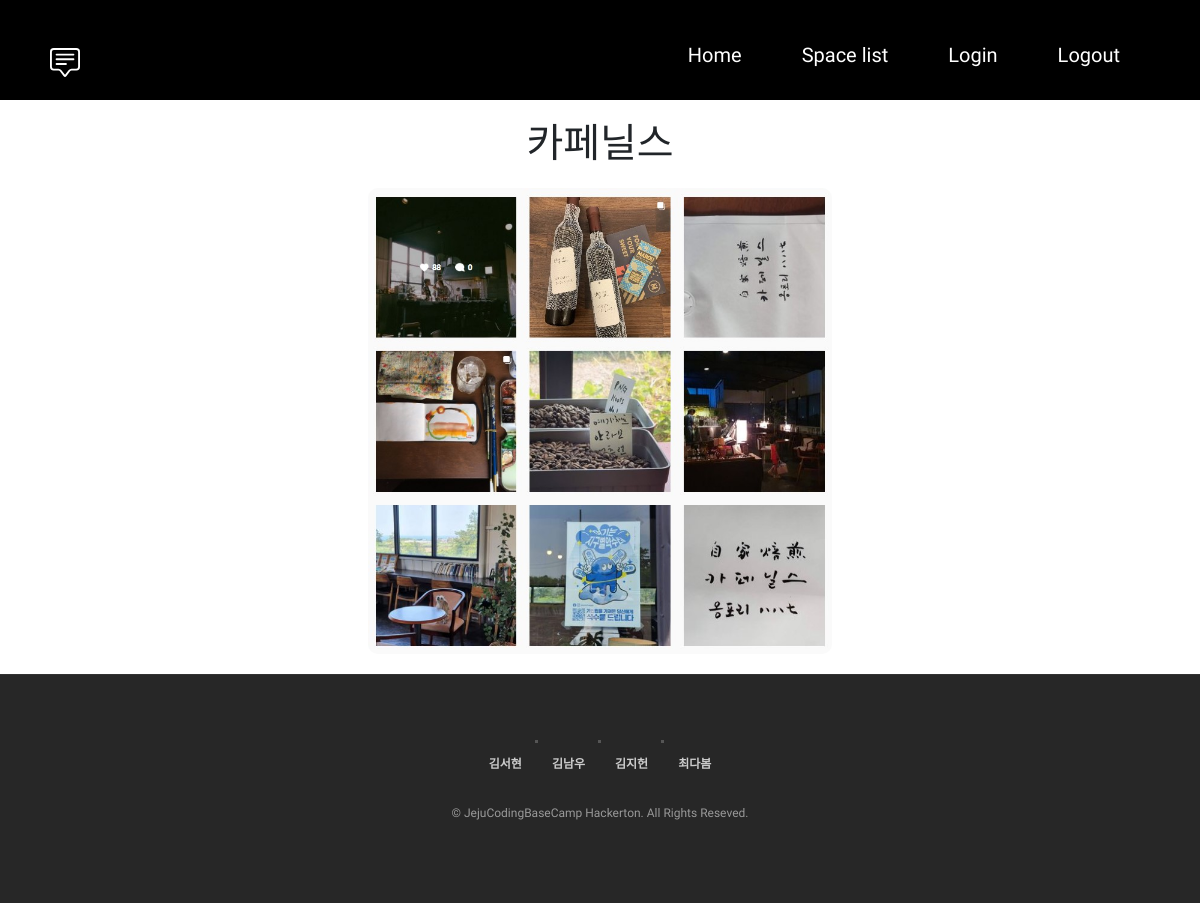
/cafelist/2/, run on the app's committed database.
### main/models.py (models this page shows, shortened)
class Cafe(models.Model):
    name = models.CharField(max_length=50)
    locations = [
        ('Hangyeong-myeon', '한경면'),
        ('Hallim-eup', '한림읍'),
        ('Aewol-eup', '애월읍'),
        ('Jeju-si', '제주시'),
        ('Jocheon-eup', '조천읍'),
        ('Gujwa-eup', '구좌읍'),
        ('Udo-myeon', '우도면'),
        ('Seongsan-eup', '성산읍'),
        ('Pyoseon-myeon', '표선면'),
        ('Namwon-eup', '남원읍'),
        ('Seogwipo-si', '서귀포시'),
        ('Andeok-myeon', '안덕면'),
        ('Daejeong-eup', '대정읍'),
    ]
    lat = models.FloatField(null =True)
    lng = models.FloatField(null=True)
    location = models.CharField(max_length=50, choices=locations)
    address = models.CharField(max_length=50, default='')
    mainphoto = models.ImageField(blank=True, null=True)
    url = models.TextField(null=True)

### main/views.py (the view)
# urls.py: path('cafelist/<int:pk>/',cafedetails),
def cafedetails(request, pk):
    cafe = Cafe.objects.get(pk=pk)
    context = {
        'cafe': cafe,
    }
    return render(request, 'main/cafedetails.html', context)

### main/templates/main/cafedetails.html (shortened to what this page needs)
<!DOCTYPE html>
<html>
<head>
    <link rel="stylesheet" href="https://cdn.jsdelivr.net/npm/bootstrap@4.6.0/dist/css/bootstrap.min.css"
>
</head>
<body>
    <header>
        <section class="hbody">
          <article class="nav">
            <div class="title">
                <a class="list" href="/cafelist/">
                </a>
            </div>
          <ul id="menu">
            <li><a href="./index.html">Home</a></li>
            <li class="menu-item"><a href="/cafelist">Space list</a></li>
            <li onclick="kakaoLogin();">
                <a href="javascript:void(0)">
                    <span>Login</span>
                </a>
              </li>
              <li onclick="kakaoLogout();">
                <a onclick="alert('로그아웃되셨습니다.');" href="javascript:void(0)">
                    <span>Logout</span>
                </a>
              </li>
          </ul>
          </article>
        </section>
    </header>
    <section class="all">
        <h1 id="ab">{{cafe.name}}</h1>
        <div class="photo-container">
            <div class="photo-box">
                {% if cafe.mainphoto %}
                <img src="{{ cafe.mainphoto.url }}">
                {% endif %}
            </div>
        </div>
    </section>
    <footer>
        <div class="inner">
            <ul class="menu">
                <li><a href="https://github.com/kim-seo-hyun" target="_blank">김서현</a></li>
                <li><a href="https://github.com/namwooktree" target="_blank">김남우</a></li>
                <li><a href="https://github.com/kkang123" target="_blank">김지헌</a></li>
                <li><a href="https://github.com/choidabom" target="_blank">최다봄</a></li>
            </ul>
            <p class="copyright">
                &copy;  JejuCodingBaseCamp Hackerton. All Rights Reseved.
            </p>
        </div>
    </footer>
</body>
<html>

### main/templates/main/cafedetails.html (style rules this page uses)
* { margin: 0; padding: 0; font-family: 'IBM Plex Sans KR', sans-serif;; }
a { text-decoration: none; color: inherit; }
li { list-style-type: none; }
.hbody { background-color: black; width: 100%; height: 100px; }
.nav { display: flex; justify-content: space-between; align-items: center; padding: 20px 50px; color: white; }
.title { font-size: 1.5em; }
.title > a { color: white; }
#menu { display: flex; }
#menu > li { padding: 20px 30px; font-size: 20px; }
li > a { color: white; }
footer { width: 100%; position: absolute; background-color: #272727; border-top: 1px solid #333; }
footer .inner { padding: 65px 0 65px 0; }
footer .menu { display: flex; justify-content: center; }
footer .menu li { position: relative; }
footer .menu li::before { content: ""; width: 3px; height: 3px; background-color: #555; position: absolute; top: 0; right: -1px; margin: auto; }
footer .menu li:last-child::before { display: none; }
footer .menu li a { color: #ccc; font-size: 12px; font-weight: 700; padding: 15px; display: block; }
footer .copyright { color: #999; font-size: 12px; text-align: center; }
img { width : 100%; height: 100%; }
#ab { text-align:center; margin: 20px; }
.photo-container { --column-width: 100%; margin: 20px; }
.photo-box { text-align: center; }
img { width: 40%; border-radius: 10px; cursor: pointer; }
.list { display: flex; }

### data on the page
Cafe: name "카페닐스", mainphoto (picture)
